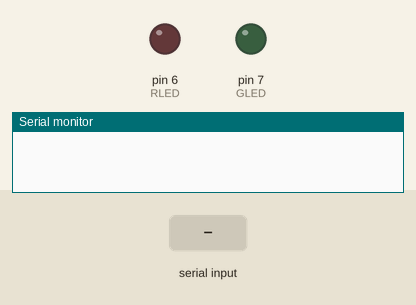
This sketch was run on a simulated Arduino Uno, built with avr-gcc and run on an emulated ATmega328P. Shown: output pins drawn as LEDs (lit = HIGH), the last lines printed to the serial monitor. The test bench sets the inputs (shaded band).

Above: at 1.2 s.
1.3 s: "OPEN " received over Serial
At 1.9 s:
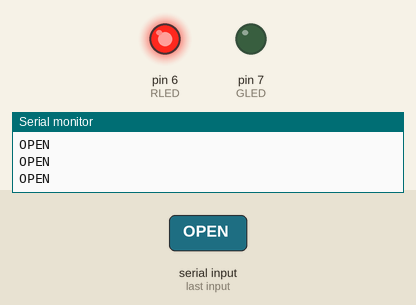
2.8 s: "open" received over Serial
4.7 s: "CLOSE" received over Serial
Timing chart, 0 to 7.7 s (numbered marks = the images above; inputs shaded):
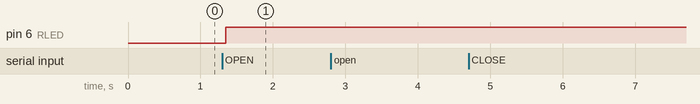

The sketch:

VOICE.ARD.ino
```cpp
//#include <SoftwareSerial.h>
byte RLED=6;
byte GLED=7;
String s;
void OPENREDLED(void)
{
  digitalWrite(RLED,HIGH);
}
void OPENGREENLED(void)
{
  digitalWrite(GLED,HIGH);
}
void CLOSEREDLED(void)
{
  digitalWrite(RLED,LOW);
}
void CLOSEGREENLED(void)
{
  digitalWrite(GLED,LOW);
}
void setup() {
  // put your setup code here, to run once:
   Serial.begin(9600);
   pinMode(RLED,OUTPUT);
   pinMode(GLED,OUTPUT);
}

void loop() {
 while( Serial.available())
 {
    delay(10);
    char C =Serial.read();
    s +=C;
 }
 Serial.println(s);
  if(s.length() > 0)
  {
    if( s == "OPEN " )
    {
      OPENREDLED();
    }
    else if( s == "open" )
    {
      OPENGREENLED();
    }
     else if( s == "CLOSE" )
    {
      CLOSEREDLED();
    }
     else if( s == "close 2" )
    {
      CLOSEGREENLED();
    }
  }
}
```

Measured:
- after the input at 1.3 s, pin 6 (RLED): LOW → HIGH after 0.05 s
